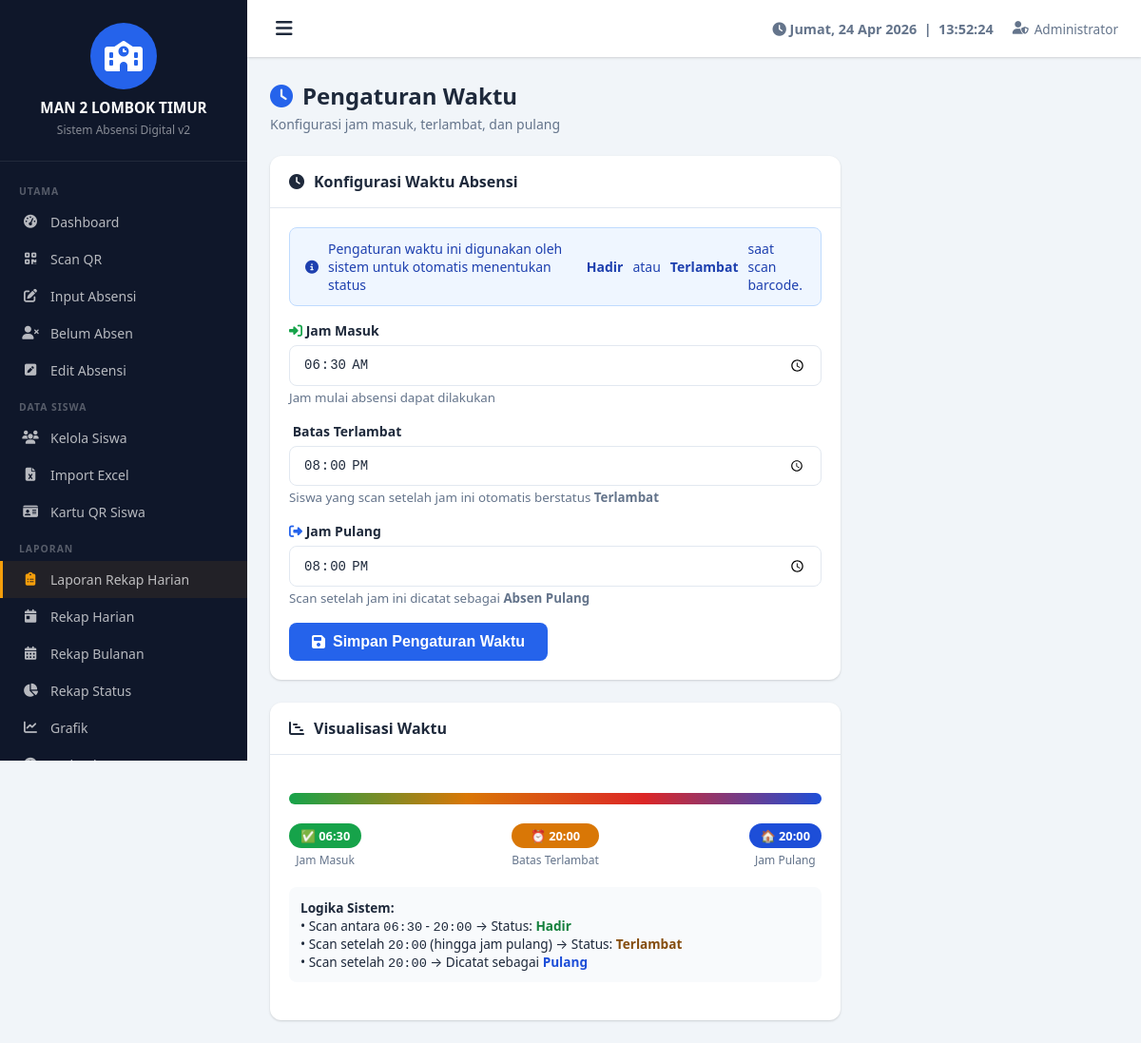
The page /pengaturan_waktu.php (signed in) on the database its author committed.
### tables this page shows
CREATE TABLE `pengaturan` (
  `id` int(11) NOT NULL,
  `nama_sekolah` varchar(200) DEFAULT 'Nama Sekolah',
  `alamat` text DEFAULT NULL,
  `logo` varchar(255) DEFAULT NULL,
  `kepala_sekolah` varchar(200) DEFAULT NULL,
  `nip_kepala` varchar(50) DEFAULT NULL,
  `jam_masuk` time DEFAULT '07:00:00',
  `jam_terlambat` time DEFAULT '07:30:00',
  `jam_pulang` time DEFAULT '14:00:00',
  `token_wa` varchar(200) DEFAULT '',
  `pin_admin` varchar(255) DEFAULT NULL
);

### includes/config.php (called while the page is built, shortened)
<?php
$conn = new mysqli(DB_HOST, DB_USER, DB_PASS, DB_NAME);
$conn->set_charset("utf8mb4");
function get_pengaturan() {
    global $conn;
    return $conn->query("SELECT * FROM pengaturan LIMIT 1")->fetch_assoc();
}
?>

### pengaturan_waktu.php (the view, shortened to what this page needs)
<?php
require_once 'includes/config.php';
include 'includes/header.php';
?>
<div class="page-header">
    <div class="page-title"><i class="fas fa-clock"></i> Pengaturan Waktu</div>
    <div class="page-subtitle">Konfigurasi jam masuk, terlambat, dan pulang</div>
</div>
<div class="card" style="max-width:600px">
    <div class="card-header"><i class="fas fa-clock"></i> Konfigurasi Waktu Absensi</div>
    <div class="card-body">
        <form method="POST">
            <div class="alert alert-info">
                <i class="fas fa-info-circle"></i>
                Pengaturan waktu ini digunakan oleh sistem untuk otomatis menentukan status
                <strong>Hadir</strong> atau <strong>Terlambat</strong> saat scan barcode.
            </div>
            <div class="form-group">
                <label class="form-label">
                    <i class="fas fa-sign-in-alt" style="color:var(--success)"></i> Jam Masuk
                </label>
                <input type="time" name="jam_masuk" class="form-control"
                    value="<?= $pengaturan['jam_masuk'] ?>" required>
                <small style="color:var(--text-muted)">Jam mulai absensi dapat dilakukan</small>
            </div>
            <div class="form-group">
                <label class="form-label">
                    <i class="fas fa-exclamation-clock" style="color:var(--warning)"></i> Batas Terlambat
                </label>
                <input type="time" name="jam_terlambat" class="form-control"
                    value="<?= $pengaturan['jam_terlambat'] ?>" required>
                <small style="color:var(--text-muted)">Siswa yang scan setelah jam ini otomatis berstatus <strong>Terlambat</strong></small>
            </div>
            <div class="form-group">
                <label class="form-label">
                    <i class="fas fa-sign-out-alt" style="color:var(--primary)"></i> Jam Pulang
                </label>
                <input type="time" name="jam_pulang" class="form-control"
                    value="<?= $pengaturan['jam_pulang'] ?>" required>
                <small style="color:var(--text-muted)">Scan setelah jam ini dicatat sebagai <strong>Absen Pulang</strong></small>
            </div>
            <button type="submit" class="btn btn-primary btn-lg">
                <i class="fas fa-save"></i> Simpan Pengaturan Waktu
            </button>
        </form>
    </div>
</div>
<div class="card mt-3" style="max-width:600px">
    <div class="card-header"><i class="fas fa-chart-gantt"></i> Visualisasi Waktu</div>
    <div class="card-body">
        <div style="position:relative;padding:20px 0">
            <?php
            $masuk    = date('H:i', strtotime($pengaturan['jam_masuk']));
            $terlambat = date('H:i', strtotime($pengaturan['jam_terlambat']));
            $pulang   = date('H:i', strtotime($pengaturan['jam_pulang']));
            ?>
            <div style="display:flex;align-items:center;margin-bottom:20px">
                <div style="flex:1;height:12px;background:linear-gradient(to right,#16a34a,#d97706,#dc2626,#1d4ed8);border-radius:6px"></div>
            </div>
            <div style="display:flex;justify-content:space-between">
                <div style="text-align:center">
                    <div style="background:#16a34a;color:white;padding:4px 12px;border-radius:20px;font-size:.8rem;font-weight:700">
                        ✅ <?= $masuk ?>
                    </div>
                    <div style="font-size:.75rem;margin-top:4px;color:var(--text-muted)">Jam Masuk</div>
                </div>
                <div style="text-align:center">
                    <div style="background:#d97706;color:white;padding:4px 12px;border-radius:20px;font-size:.8rem;font-weight:700">
                        ⏰ <?= $terlambat ?>
                    </div>
                    <div style="font-size:.75rem;margin-top:4px;color:var(--text-muted)">Batas Terlambat</div>
                </div>
                <div style="text-align:center">
                    <div style="background:#1d4ed8;color:white;padding:4px 12px;border-radius:20px;font-size:.8rem;font-weight:700">
                        🏠 <?= $pulang ?>
                    </div>
                    <div style="font-size:.75rem;margin-top:4px;color:var(--text-muted)">Jam Pulang</div>
                </div>
            </div>
            <div style="margin-top:20px;padding:12px;background:#f8fafc;border-radius:8px;font-size:.85rem">
                <strong>Logika Sistem:</strong><br>
                • Scan antara <code><?= $masuk ?></code> - <code><?= $terlambat ?></code> → Status: <strong style="color:#15803d">Hadir</strong><br>
                • Scan setelah <code><?= $terlambat ?></code> (hingga jam pulang) → Status: <strong style="color:#854d0e">Terlambat</strong><br>
                • Scan setelah <code><?= $pulang ?></code> → Dicatat sebagai <strong style="color:#1d4ed8">Pulang</strong>
            </div>
        </div>
    </div>
</div>
<?php include 'includes/footer.php'; ?>

### includes/header.php (shortened to what this page needs)
<?php
$pengaturan = get_pengaturan();
$current_page = basename($_SERVER['PHP_SELF'], '.php');
?>
<!DOCTYPE html>
<html lang="id">
<head>
    <link rel="stylesheet" href="<?= BASE_URL ?>assets/css/style.css">
    <link rel="stylesheet" href="https://cdnjs.cloudflare.com/ajax/libs/font-awesome/6.4.0/css/all.min.css">
</head>
<body>
<div class="sidebar" id="sidebar">
    <div class="sidebar-header">
        <?php if (!empty($pengaturan['logo']) && file_exists('uploads/logo/' . $pengaturan['logo'])): ?>
            <img src="<?= BASE_URL ?>uploads/logo/<?= $pengaturan['logo'] ?>" alt="Logo" class="school-logo">
        <?php else: ?>
            <div class="logo-placeholder"><i class="fas fa-school"></i></div>
        <?php endif; ?>
        <div class="school-name"><?= htmlspecialchars($pengaturan['nama_sekolah']) ?></div>
        <div class="school-sub">Sistem Absensi Digital v2</div>
    </div>
    <nav class="sidebar-nav">
        <div class="nav-section">UTAMA</div>
        <a href="<?= BASE_URL ?>dashboard.php" class="nav-item <?= $current_page=='dashboard'?'active':'' ?>">
            <i class="fas fa-tachometer-alt"></i> Dashboard
        </a>
        <a href="<?= BASE_URL ?>scan.php" class="nav-item <?= $current_page=='scan'?'active':'' ?>">
            <i class="fas fa-qrcode"></i> Scan QR
        </a>
        <a href="<?= BASE_URL ?>manual.php" class="nav-item <?= $current_page=='manual'?'active':'' ?>">
            <i class="fas fa-edit"></i> Input Absensi
        </a>
        <a href="<?= BASE_URL ?>belum_absen.php" class="nav-item <?= $current_page=='belum_absen'?'active':'' ?>">
            <i class="fas fa-user-times"></i> Belum Absen
        </a>
        <a href="<?= BASE_URL ?>edit_absensi.php" class="nav-item <?= $current_page=='edit_absensi'?'active':'' ?>">
            <i class="fas fa-pen-square"></i> Edit Absensi
        </a>
        <div class="nav-section">DATA SISWA</div>
        <a href="<?= BASE_URL ?>siswa.php" class="nav-item <?= $current_page=='siswa'?'active':'' ?>">
            <i class="fas fa-users"></i> Kelola Siswa
        </a>
        <a href="<?= BASE_URL ?>import_excel.php" class="nav-item <?= $current_page=='import_excel'?'active':'' ?>">
            <i class="fas fa-file-excel"></i> Import Excel
        </a>
        <a href="<?= BASE_URL ?>barcode_generate.php" class="nav-item <?= $current_page=='barcode_generate'?'active':'' ?>">
            <i class="fas fa-id-card"></i> Kartu QR Siswa
        </a>
        <div class="nav-section">LAPORAN</div>
        <a href="<?= BASE_URL ?>laporan_rekap_harian.php" class="nav-item <?= $current_page=='laporan_rekap_harian'?'active':'' ?>"
           style="<?= $current_page=='laporan_rekap_harian'?'':'border-left:3px solid #f59e0b;background:rgba(245,158,11,.08)' ?>">
            <i class="fas fa-clipboard-list" style="color:#f59e0b"></i>
            <span>Laporan Rekap Harian</span>
        </a>
        <a href="<?= BASE_URL ?>rekap_harian.php" class="nav-item <?= $current_page=='rekap_harian'?'active':'' ?>">
            <i class="fas fa-calendar-day"></i> Rekap Harian
        </a>
        <a href="<?= BASE_URL ?>rekap_bulanan.php" class="nav-item <?= $current_page=='rekap_bulanan'?'active':'' ?>">
            <i class="fas fa-calendar-alt"></i> Rekap Bulanan
        </a>
        <a href="<?= BASE_URL ?>rekap_status.php" class="nav-item <?= $current_page=='rekap_status'?'active':'' ?>">
            <i class="fas fa-chart-pie"></i> Rekap Status
        </a>
        <a href="<?= BASE_URL ?>grafik.php" class="nav-item <?= $current_page=='grafik'?'active':'' ?>">
            <i class="fas fa-chart-line"></i> Grafik
        </a>
        <a href="<?= BASE_URL ?>terlambat.php" class="nav-item <?= $current_page=='terlambat'?'active':'' ?>">
            <i class="fas fa-clock"></i> Terlambat
        </a>
    </nav>
</div>
<div class="main-content" id="mainContent">
    <header class="top-bar">
        <button class="sidebar-toggle" onclick="toggleSidebar()"><i class="fas fa-bars"></i></button>
        <div class="top-bar-info">
            <div class="realtime-clock" id="realtimeClock"></div>
            <div class="admin-info"><i class="fas fa-user-shield"></i> <?= htmlspecialchars($_SESSION['admin_nama'] ?? 'Admin') ?></div>
        </div>
    </header>
    <div class="content-wrapper">

### assets/css/style.css (style rules this page uses)
:root { --primary: #2563eb; --primary-dark: #1d4ed8; --secondary: #64748b; --success: #16a34a; --warning: #d97706; --danger: #dc2626; --info: #0891b2; --purple: #7c3aed; --sidebar-bg: #0f172a; --sidebar-width: 260px; --topbar-height: 60px; --bg: #f1f5f9; --card-bg: #ffffff; --text: #1e293b; --text-muted: #64748b; --border: #e2e8f0; --radius: 12px; --shadow: 0 1px 3px rgba(0,0,0,.1), 0 1px 2px rgba(0,0,0,.06); --shadow-md: 0 4px 6px -1px rgba(0,0,0,.1), 0 2px 4px -1px rgba(0,0,0,.06); --shadow-lg: 0 10px 15px -3px rgba(0,0,0,.1), 0 4px 6px -2px rgba(0,0,0,.05); }
* { margin: 0; padding: 0; box-sizing: border-box; }
body { font-family: 'Segoe UI', system-ui, -apple-system, sans-serif; background: var(--bg); color: var(--text); min-height: 100vh; }
.sidebar { position: fixed; top: 0; left: 0; width: var(--sidebar-width); height: 100vh; background: var(--sidebar-bg); overflow-y: auto; z-index: 1000; transition: transform .3s ease; }
.sidebar-header { padding: 24px 20px; text-align: center; border-bottom: 1px solid rgba(255,255,255,.08); }
.logo-placeholder { width: 70px; height: 70px; border-radius: 50%; background: var(--primary); display: flex; align-items: center; justify-content: center; margin: 0 auto; font-size: 2rem; color: white; }
.school-name { color: white; font-size: .95rem; font-weight: 700; margin-top: 10px; line-height: 1.3; }
.school-sub { color: rgba(255,255,255,.5); font-size: .75rem; margin-top: 4px; }
.sidebar-nav { padding: 12px 0; }
.nav-section { padding: 12px 20px 6px; color: rgba(255,255,255,.3); font-size: .65rem; font-weight: 700; letter-spacing: 1px; text-transform: uppercase; }
.nav-item { display: flex; align-items: center; gap: 12px; padding: 10px 20px; color: rgba(255,255,255,.7); text-decoration: none; font-size: .875rem; transition: all .2s; border-left: 3px solid transparent; }
.nav-item i { width: 18px; text-align: center; }
.main-content { margin-left: var(--sidebar-width); min-height: 100vh; transition: margin-left .3s ease; }
.top-bar { height: var(--topbar-height); background: white; display: flex; align-items: center; padding: 0 24px; box-shadow: var(--shadow); position: sticky; top: 0; z-index: 100; gap: 16px; }
.sidebar-toggle { background: none; border: none; font-size: 1.25rem; cursor: pointer; color: var(--text); padding: 6px; border-radius: 6px; }
.top-bar-info { margin-left: auto; display: flex; align-items: center; gap: 20px; }
.realtime-clock { font-size: .9rem; color: var(--text-muted); font-weight: 600; }
.admin-info { font-size: .85rem; color: var(--text-muted); display: flex; align-items: center; gap: 6px; }
.content-wrapper { padding: 24px; }
.page-header { margin-bottom: 24px; }
.page-title { font-size: 1.5rem; font-weight: 700; color: var(--text); display: flex; align-items: center; gap: 10px; }
.page-title i { color: var(--primary); }
.page-subtitle { color: var(--text-muted); font-size: .875rem; margin-top: 4px; }
.card { background: var(--card-bg); border-radius: var(--radius); box-shadow: var(--shadow); overflow: hidden; }
.card-header { padding: 16px 20px; border-bottom: 1px solid var(--border); font-weight: 600; display: flex; align-items: center; gap: 10px; }
.card-body { padding: 20px; }
.btn { display: inline-flex; align-items: center; gap: 8px; padding: 9px 18px; border-radius: 8px; border: none; cursor: pointer; font-size: .875rem; font-weight: 600; transition: all .2s; text-decoration: none; line-height: 1; }
.btn-primary { background: var(--primary); color: white; }
.btn-lg { padding: 12px 24px; font-size: 1rem; }
.form-group { margin-bottom: 16px; }
.form-label { display: block; margin-bottom: 6px; font-size: .875rem; font-weight: 600; color: var(--text); }
.form-control, .form-select { width: 100%; padding: 10px 14px; border: 1px solid var(--border); border-radius: 8px; font-size: .875rem; transition: border-color .2s, box-shadow .2s; background: white; color: var(--text); }
.alert { padding: 12px 16px; border-radius: 8px; margin-bottom: 16px; font-size: .875rem; display: flex; align-items: center; gap: 10px; }
.alert-info { background: #eff6ff; color: #1e40af; border: 1px solid #bfdbfe; }
.mt-3 { margin-top: 24px; }

### rows shown on the page
pengaturan: nama_sekolah "MAN 2 LOMBOK TIMUR", jam_masuk "06:30:00", jam_terlambat "20:00:00", jam_pulang "20:00:00", jam_masuk "06:30", jam_terlambat "20:00", jam_pulang "20:00"

### other values the page prints
$_SESSION['admin_nama'] "Administrator"
